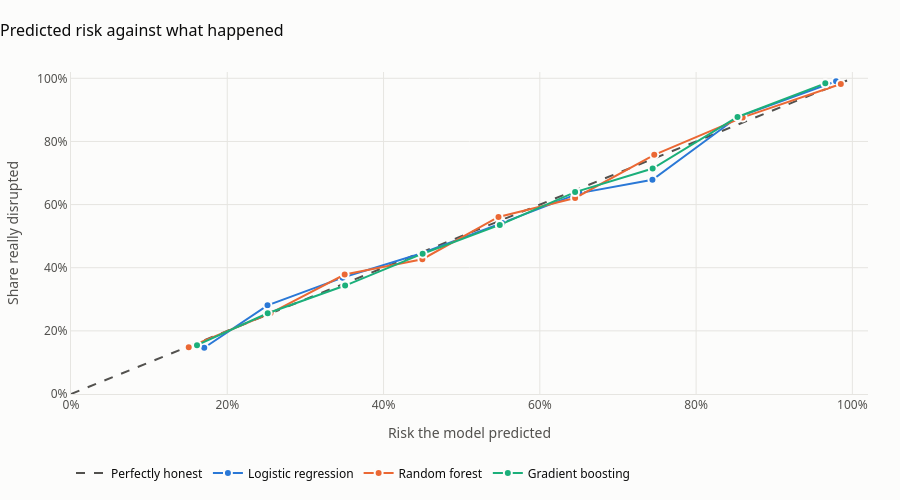

The code cell stored with this chart in its notebook:
### Markdown cell above
## 6. Can we trust the percentages?

The app shows a number such as "82% disruption risk" and sorts shipments into tiers. That only helps if the number is honest. We group the unseen predictions by the percentage the model gave, then check how many in each group really were disrupted. A trustworthy model sits on the dashed line.

### Code cell
def reliability(p, bins=(0, 0.2, 0.3, 0.4, 0.5, 0.6, 0.7, 0.8, 0.9, 1.0001)):
    """Average predicted risk against the share really disrupted, inside each band of predictions."""
    band = pd.cut(p, bins=list(bins), right=False)
    table = pd.DataFrame({"predicted": p, "disrupted": y.to_numpy()}).groupby(band, observed=True)
    return table.agg(predicted=("predicted", "mean"), observed=("disrupted", "mean"), shipments=("disrupted", "size"))


fig = go.Figure()
fig.add_trace(go.Scatter(x=[0, 1], y=[0, 1], mode="lines", name="Perfectly honest",
                         line=dict(color=MUTED, width=2, dash="dash"), hoverinfo="skip"))
for (name, p), color in zip(proba.items(), [BLUE, ORANGE, AQUA]):
    table = reliability(p)
    fig.add_trace(go.Scatter(
        x=table["predicted"], y=table["observed"], mode="lines+markers", name=name,
        line=dict(color=color, width=2), marker=dict(size=8, line=dict(color=SURFACE, width=2)),
        customdata=table["shipments"],
        hovertemplate=name + "<br>Model said %{x:.0%}<br>Really disrupted %{y:.0%}<br>Shipments: %{customdata:,}<extra></extra>",
    ))
fig.update_xaxes(title_text="Risk the model predicted", tickformat=".0%", range=[0, 1.02])
fig.update_yaxes(title_text="Share really disrupted", tickformat=".0%", range=[0, 1.02])
style(fig, "Predicted risk against what happened", height=500)
fig.update_layout(legend=dict(orientation="h", y=-0.2, x=0, font=dict(color=INK)), margin=dict(b=100))
fig.show()

gap = pd.DataFrame({
    "average_gap_between_predicted_and_observed": {
        name: reliability(p).eval("abs(predicted - observed) * shipments").sum() / len(y) for name, p in proba.items()},
    "largest_gap_in_any_band": {
        name: reliability(p).eval("abs(predicted - observed)").max() for name, p in proba.items()},
})
display(gap.round(3))
pd.concat({name: reliability(p) for name, p in proba.items()}, axis=1).round(2)

### Figure 1 — Plotly figure (JSON) as saved in the notebook; plotly's stock layout.template omitted (floating-point values rounded to 4 significant figures)
{"data": [{"hoverinfo": "skip", "line": {"color": "#52514e", "dash": "dash", "width": 2}, "mode": "lines", "name": "Perfectly honest", "type": "scatter", "x": [0, 1], "y": [0, 1]}, {"customdata": [232, 445, 464, 415, 441, 440, 330, 261, 972], "hovertemplate": "Logistic regression<br>Model said %{x:.0%}<br>Really disrupted %{y:.0%}<br>Shipments: %{customdata:,}<extra></extra>", "line": {"color": "#2a78d6", "width": 2}, "marker": {"line": {"color": "#fcfcfb", "width": 2}, "size": 8}, "mode": "lines+markers", "name": "Logistic regression", "type": "scatter", "x": [0.1705, 0.2515, 0.3476, 0.4491, 0.5519, 0.6507, 0.7441, 0.8533, 0.9791], "y": [0.1466, 0.2809, 0.3685, 0.4458, 0.542, 0.6364, 0.6788, 0.8774, 0.9907]}, {"customdata": [189, 398, 457, 506, 576, 459, 194, 218, 1003], "hovertemplate": "Random forest<br>Model said %{x:.0%}<br>Really disrupted %{y:.0%}<br>Shipments: %{customdata:,}<extra></extra>", "line": {"color": "#eb6834", "width": 2}, "marker": {"line": {"color": "#fcfcfb", "width": 2}, "size": 8}, "mode": "lines+markers", "name": "Random forest", "type": "scatter", "x": [0.1507, 0.2555, 0.3502, 0.4497, 0.5471, 0.6452, 0.7464, 0.8596, 0.9852], "y": [0.1481, 0.2563, 0.3786, 0.4269, 0.5608, 0.6209, 0.7577, 0.8761, 0.9821]}, {"customdata": [181, 348, 524, 477, 506, 480, 280, 204, 1000], "hovertemplate": "Gradient boosting<br>Model said %{x:.0%}<br>Really disrupted %{y:.0%}<br>Shipments: %{customdata:,}<extra></extra>", "line": {"color": "#1baf7a", "width": 2}, "marker": {"line": {"color": "#fcfcfb", "width": 2}, "size": 8}, "mode": "lines+markers", "name": "Gradient boosting", "type": "scatter", "x": [0.1613, 0.2517, 0.3508, 0.45, 0.5488, 0.6452, 0.7444, 0.853, 0.9653], "y": [0.1547, 0.2557, 0.3435, 0.4444, 0.5356, 0.6396, 0.7143, 0.8775, 0.984]}], "layout": {"font": {"color": "#52514e", "family": "Segoe UI, Arial, sans-serif", "size": 12}, "height": 500, "hoverlabel": {"bgcolor": "white", "font": {"color": "#0b0b0b"}}, "legend": {"font": {"color": "#0b0b0b"}, "orientation": "h", "x": 0, "y": -0.2}, "margin": {"b": 100, "l": 64, "r": 32, "t": 72}, "paper_bgcolor": "#fcfcfb", "plot_bgcolor": "#fcfcfb", "title": {"font": {"color": "#0b0b0b", "size": 16}, "text": "Predicted risk against what happened", "x": 0, "xanchor": "left"}, "xaxis": {"gridcolor": "#e6e5e1", "linecolor": "#e6e5e1", "range": [0, 1.02], "tickformat": ".0%", "title": {"text": "Risk the model predicted"}, "zeroline": false}, "yaxis": {"gridcolor": "#e6e5e1", "linecolor": "#e6e5e1", "range": [0, 1.02], "tickformat": ".0%", "title": {"text": "Share really disrupted"}, "zeroline": false}}}
